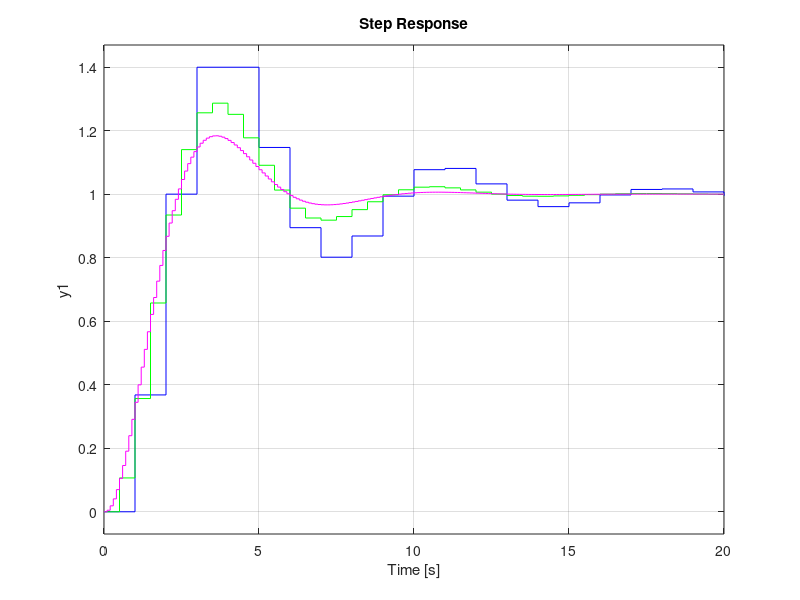

Write the MATLAB code that produced this figure.
% Consider a unity feedback control system having forward path transfer function G(s)
% Determine 	
% (i) step response in continuous and discrete domain.
% (ii) effect of sampling time on system response

n=[1]
d=[1 1 0]
sys=tf(n,d)
sysz=c2d(sys,1,'zoh')
sysc=feedback(sys,1)
syscz=feedback(sysz,1)
step(syscz,'b')
hold on
sysz1=c2d(sys,.5,'zoh')
syscz2=feedback(sysz1,1)
step(syscz2,'g')
hold on
sysz2=c2d(sys,.10,'zoh')
syscz3=feedback(sysz2,1)
step(syscz3,'m')
hold on
